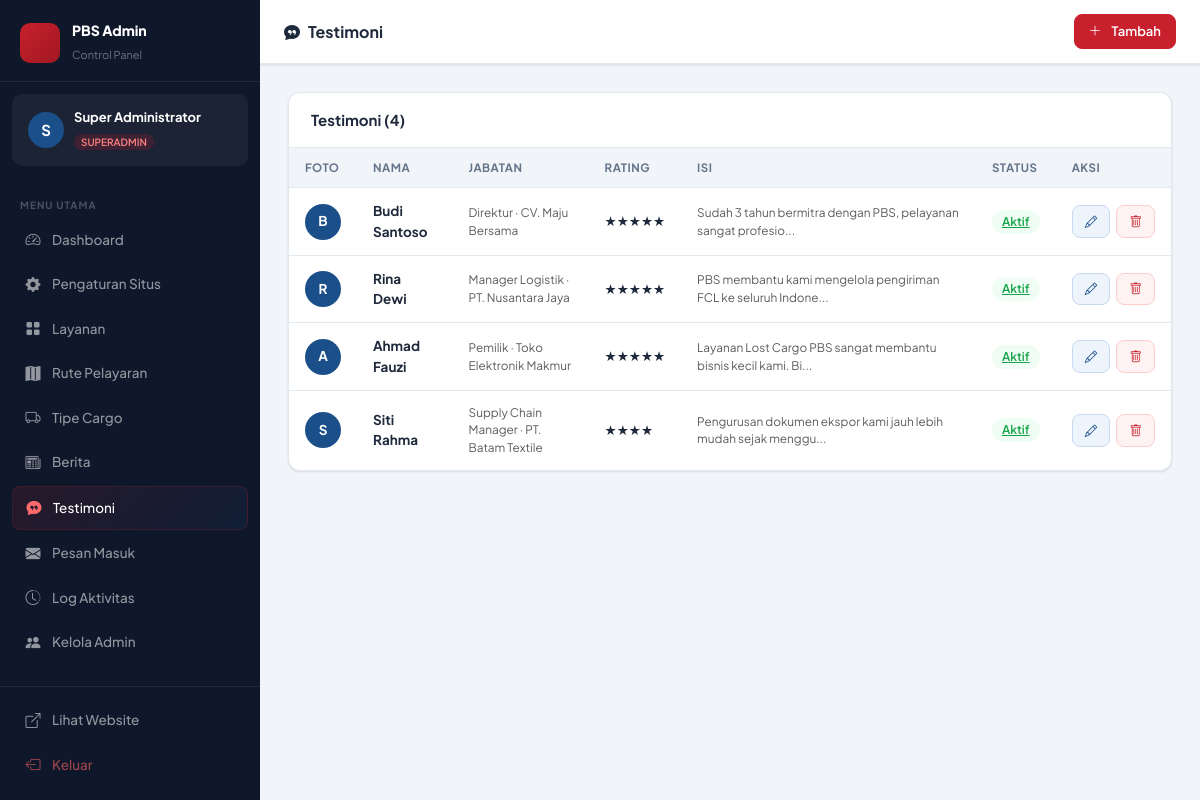
Screenshot of /admin/testimonials.php (signed in) with the database file from the repository.
### tables this page shows
CREATE TABLE `testimonials`  (
  `id` int NOT NULL AUTO_INCREMENT,
  `name` varchar(100) NOT NULL,
  `company` varchar(100) NULL DEFAULT NULL,
  `position` varchar(100) NULL DEFAULT NULL,
  `avatar` varchar(255) NULL DEFAULT NULL,
  `content` text NOT NULL,
  `rating` tinyint NULL DEFAULT 5,
  `is_active` tinyint(1) NULL DEFAULT 1,
  `sort_order` int NULL DEFAULT 0,
  `created_at` timestamp NOT NULL DEFAULT current_timestamp,
  PRIMARY KEY (`id`) USING BTREE
);

### includes/functions.php (called while the page is built, shortened)
<?php
function truncate(string $text, int $length = 120): string {
    $text = strip_tags($text);
    return mb_substr($text, 0, $length) . '...';
}

### admin/testimonials.php (the view, shortened to what this page needs)
<?php
require_once dirname(__DIR__) . '/includes/functions.php';
$pdo = getPDO();
$items = $pdo->query("SELECT * FROM testimonials ORDER BY sort_order ASC, id DESC")->fetchAll();
?>
<!DOCTYPE html>
<html lang="id">
<head>
    <link rel="stylesheet" href="https://cdn.jsdelivr.net/npm/bootstrap@5.3.3/dist/css/bootstrap.min.css">
    <link rel="stylesheet" href="https://cdn.jsdelivr.net/npm/bootstrap-icons@1.11.3/font/bootstrap-icons.min.css">
    <link rel="stylesheet" href="<?= BASE_URL ?>/admin/assets/admin.css">
</head>
<body>
<div class="adm-layout">
    <?php include __DIR__ . '/includes/sidebar.php'; ?>
    <div class="adm-main">
        <div class="adm-topbar">
            <div class="topbar-title"><i class="bi bi-chat-quote-fill me-2"></i>Testimoni</div>
            <div class="topbar-actions"><button class="topbar-btn btn-primary-adm" onclick="openModal()"><i class="bi bi-plus-lg me-1"></i>Tambah</button></div>
        </div>
        <div class="adm-content">
            <div class="adm-card">
                <div class="adm-card-header"><h5>Testimoni (<?= count($items) ?>)</h5></div>
                <?php if (empty($items)): ?>
                <div class="empty-state"><i class="bi bi-chat-quote"></i><p>Belum ada testimoni.</p></div>
                <?php else: ?>
                <div class="table-responsive">
                    <table class="adm-table">
                        <thead><tr><th>Foto</th><th>Nama</th><th>Jabatan</th><th>Rating</th><th>Isi</th><th>Status</th><th>Aksi</th></tr></thead>
                        <tbody>
                        <?php foreach ($items as $t): ?>
                        <tr>
                            <td class="nowrap"><?php if (!empty($t['avatar'])): ?><img src="<?= uploadUrl($t['avatar']) ?>" class="thumb" style="border-radius:50%;"><?php else: ?><div style="width:36px;height:36px;border-radius:50%;background:#1B4F8A;display:flex;align-items:center;justify-content:center;color:white;font-weight:700;"><?= mb_strtoupper(mb_substr($t['name'],0,1)) ?></div><?php endif; ?></td>
                            <td class="nowrap"><strong><?= htmlspecialchars($t['name']) ?></strong></td>
                            <td class="text-muted small nowrap"><?= htmlspecialchars($t['position']??'') ?><?= !empty($t['company'])?' · '.htmlspecialchars($t['company']):'' ?></td>
                            <td class="nowrap"><?= str_repeat('★',(int)$t['rating']) ?></td>
                            <td class="text-muted small" style="min-width: 250px;"><?= htmlspecialchars(truncate($t['content'],60)) ?></td>
                            <td class="nowrap"><a href="?toggle=<?= $t['id'] ?>" class="adm-badge <?= $t['is_active']?'green':'gray' ?>"><?= $t['is_active']?'Aktif':'Nonaktif' ?></a></td>
                            <td class="nowrap">
                                <div class="action-btns">
                                    <a href="#" class="btn-adm edit" onclick="openModal(<?= htmlspecialchars(json_encode($t)) ?>);return false;"><i class="bi bi-pencil"></i></a>
                                    <a href="?delete=<?= $t['id'] ?>" class="btn-adm del" onclick="return confirm('Hapus?')"><i class="bi bi-trash"></i></a>
                                </div>
                            </td>
                        </tr>
                        <?php endforeach; ?>
                        </tbody>
                    </table>
                </div>
                <?php endif; ?>
            </div>
        </div>
    </div>
</div>
</body>
</html>

### admin/assets/admin.css (style rules this page uses)
:root { --sidebar-w: 260px; --topbar-h: 64px; --adm-bg: #F1F5F9; --adm-dark: #0F172A; --adm-sidebar: #0F172A; --adm-card: #FFFFFF; --adm-border: #E2E8F0; --adm-text: #1E293B; --adm-muted: #64748B; --adm-red: #C8202D; --adm-red-soft: #FEF2F2; --adm-blue: #1B4F8A; --adm-blue-soft: #EEF4FB; --adm-green: #16A34A; --adm-green-soft: #F0FDF4; --adm-yellow: #D97706; --adm-yellow-soft: #FFFBEB; --adm-radius: 12px; --adm-shadow: 0 1px 3px rgba(0, 0, 0, 0.07), 0 1px 2px rgba(0, 0, 0, 0.05); --adm-shadow-md: 0 4px 16px rgba(0, 0, 0, 0.08); --font: 'Plus Jakarta Sans', sans-serif; --transition: all 0.2s cubic-bezier(0.4, 0, 0.2, 1); }
* { box-sizing: border-box; margin: 0; padding: 0; }
*::before, *::after { box-sizing: border-box; }
body { font-family: var(--font); background: var(--adm-bg); color: var(--adm-text); }
.adm-layout { display: flex; min-height: 100vh; }
.adm-main { margin-left: var(--sidebar-w); flex: 1; display: flex; flex-direction: column; transition: var(--transition); }
.adm-topbar { height: var(--topbar-h); background: white; border-bottom: 1px solid var(--adm-border); display: flex; align-items: center; gap: 12px; padding: 0 24px; position: sticky; top: 0; z-index: 100; box-shadow: var(--adm-shadow); }
.topbar-title { font-weight: 700; font-size: 16px; color: var(--adm-text); }
.topbar-actions { margin-left: auto; display: flex; align-items: center; gap: 8px; }
.topbar-btn { background: var(--adm-bg); border: 1px solid var(--adm-border); border-radius: 8px; padding: 7px 14px; font-size: 13px; font-family: var(--font); font-weight: 600; color: var(--adm-text); cursor: pointer; text-decoration: none; display: flex; align-items: center; gap: 6px; transition: var(--transition); }
.topbar-btn.btn-primary-adm { background: var(--adm-red); border-color: var(--adm-red); color: white; }
.adm-content { padding: 28px; flex: 1; }
.adm-card { background: var(--adm-card); border-radius: var(--adm-radius); border: 1px solid var(--adm-border); box-shadow: var(--adm-shadow); overflow: hidden; }
.adm-card-header { padding: 18px 22px; border-bottom: 1px solid var(--adm-border); display: flex; align-items: center; justify-content: space-between; }
.adm-card-header h5 { font-size: 15px; font-weight: 700; margin: 0; }
.adm-table { width: 100%; border-collapse: collapse; font-size: 13.5px; }
.adm-table th { padding: 11px 16px; background: var(--adm-bg); font-weight: 700; color: var(--adm-muted); font-size: 11.5px; text-transform: uppercase; letter-spacing: 0.5px; border-bottom: 1px solid var(--adm-border); white-space: nowrap; }
.adm-table td { padding: 13px 16px; border-bottom: 1px solid var(--adm-border); vertical-align: middle; }
.adm-table tr:last-child td { border-bottom: none; }
.table-responsive { display: block; width: 100%; overflow-x: auto; -webkit-overflow-scrolling: touch; }
.adm-badge { display: inline-flex; align-items: center; gap: 4px; padding: 3px 10px; border-radius: 20px; font-size: 12px; font-weight: 600; }
.adm-badge.green { background: var(--adm-green-soft); color: var(--adm-green); }
.btn-adm { display: inline-flex; align-items: center; gap: 5px; padding: 6px 12px; border-radius: 8px; font-size: 12.5px; font-weight: 600; font-family: var(--font); border: 1px solid transparent; cursor: pointer; text-decoration: none; transition: var(--transition); }
.btn-adm.edit { background: var(--adm-blue-soft); color: var(--adm-blue); border-color: #c7d9f0; }
.btn-adm.del { background: var(--adm-red-soft); color: var(--adm-red); border-color: #ffcccc; }
.action-btns { display: block; white-space: nowrap; }
.action-btns .btn-adm { display: inline-flex; margin-right: 4px; }
.action-btns .btn-adm:last-child { margin-right: 0; }

### rows the page displays
testimonials: name "B", name "Budi Santoso", position "Direktur", company "CV. Maju Bersama", rating "★★★★★", content "Sudah 3 tahun bermitra dengan PBS, pelayanan sangat profesio...", is_active "Aktif"
testimonials: name "R", name "Rina Dewi", position "Manager Logistik", company "PT. Nusantara Jaya", rating "★★★★★", content "PBS membantu kami mengelola pengiriman FCL ke seluruh Indone...", is_active "Aktif"
testimonials: name "A", name "Ahmad Fauzi", position "Pemilik", company "Toko Elektronik Makmur", rating "★★★★★", content "Layanan Lost Cargo PBS sangat membantu bisnis kecil kami. Bi...", is_active "Aktif"
testimonials: name "S", name "Siti Rahma", position "Supply Chain Manager", company "PT. Batam Textile", rating "★★★★", content "Pengurusan dokumen ekspor kami jauh lebih mudah sejak menggu...", is_active "Aktif"

### other values shown
mb_strtoupper(mb_substr($admin['name'], 0, 1)) "S"
$admin['name'] "Super Administrator"
$admin['role'] "SUPERADMIN"
$m['label'] "Dashboard"
$m['label'] "Pengaturan Situs"
$m['label'] "Layanan"
$m['label'] "Rute Pelayaran"
$m['label'] "Tipe Cargo"
$m['label'] "Berita"
$m['label'] "Testimoni"
$m['label'] "Pesan Masuk"
$m['label'] "Log Aktivitas"
$m['label'] "Kelola Admin"
count($items) "4"
